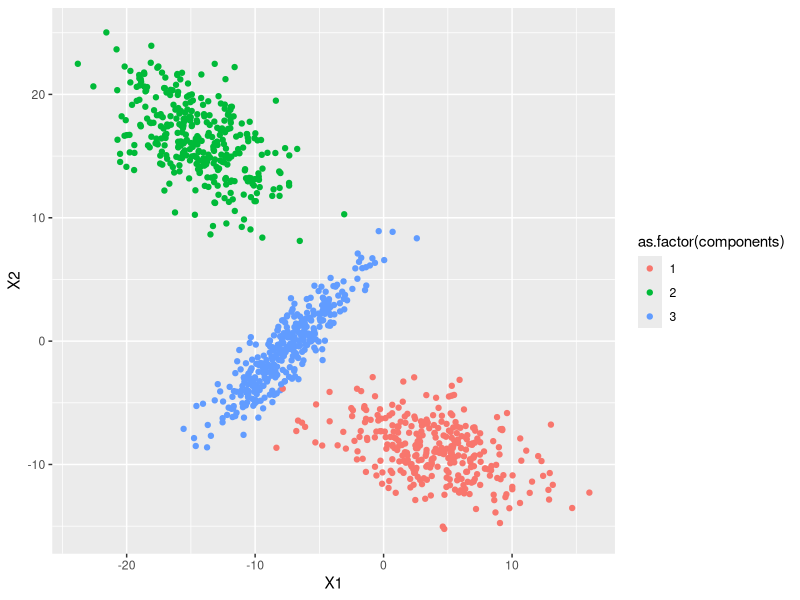

Reproduce this figure in R.
## ---- chunk 1
knitr::opts_chunk$set(echo = TRUE)

library(MASS)
library(ggplot2)
## ---- chunk 2
# functions: 

proj_u <- function(v, u, Sig) {
  vu <- as.numeric(crossprod(v, Sig %*% u))
  uu <- as.numeric(crossprod(u, Sig %*% u))
  p_v <- (vu / uu) * u
  return(p_v)
}

grahm_schimdt <- function(A, Sig) {
   # browser()
    n <- nrow(A)
    U <- matrix(0, n, n)
    E <- matrix(0, n, n)
    U[ , 1] <- A[ , 1]
    E[ , 1] <- U[ , 1] / as.numeric(crossprod(U[ , 1], Sig %*% U[ , 1]))^.5
    
    for (j in 2:n) {
      U[ , j] <- A[ , j]
        for (k in (1:(j-1))) {
          U[ , j] <- U[ , j] - proj_u(A[ , j], U[ , k], Sig)
        }
      
      E[ , j] <- U[, j, drop = FALSE] / as.numeric(crossprod(U[ , j], Sig %*% U[ , j]))^.5
    }
      
    return(E)
}

sample_haar_orthogonal_matrix <- function(Sig) {
  d <- nrow(Sig)
  X <- X <- matrix(rnorm(d^2), d, d)
  U <- grahm_schimdt(X, Sig)
  
  return(U)
}


sample_mixture <- function(n, d, k, mean_list, variance_list, component_probs) {
  
  samples <- matrix(0, n, d)
  components <- sample(x = (1:k), size = n, replace = TRUE, prob = component_probs)
  
  for (i in (1:n)) {
    component_i <- components[i]
    mean_i <- mean_list[[component_i]]
    variance_i <- variance_list[[component_i]]
    sample_i <- mvrnorm(n = 1, mu = mean_i, variance_i)
    
    samples[i, ] <- sample_i
  }
  
  samples_df <- data.frame(samples)
  samples_df$components <- components
  
  return(samples_df)
}
## ---- chunk 3
# test grahm schmidt
z <- 3
A <- matrix(rnorm(z^2), z, z) 
Sig <- diag(z)

X <- grahm_schimdt(A, Sig)
crossprod(X)
## ---- chunk 4
# sampling:

# number of samples
n <- 1000
# dimension of data
d <- 3
# number of components in mixture
k <- 3
# component probabilities
component_probs <- c(rep(1/3, k))
# component means
mean_list <- vector(mode = "list", length = k)
# component covariance matrices
variance_list <- vector(mode = "list", length = k)

# populate mean and variance lists
for (i in (1:k)) {
  mean_i <- runif(n = d, min = -20, max = 20)
  variance_i <- crossprod(matrix(runif(n = d^2, min = -3, max = 3), d, d))
  
  mean_list[[i]] <- mean_i
  variance_list[[i]] <- variance_i
}

samples <- sample_mixture(n, d, k, mean_list, variance_list, component_probs)
## ---- chunk 5
# plotting:

samples_df <- data.frame(samples)
ggplot(samples_df) + geom_point(aes(x = X1, y = X2, color = as.factor(components)))
## ---- chunk 6
# compress: 

samples_df_compressed <- samples_df[, c(d, d+1)]
samples_df_compressed$components <- samples_df$components

for (i in (1:n)) {
  sample_i <- t(samples_df[i, (1:d)])
  component_i <- samples_df$components[i]
  
  sig_i <- variance_list[[component_i]]
  eigen_sig_i <- eigen(sig_i)
  V <- eigen_sig_i$vectors
  Lam_sqrt <- diag(sqrt(eigen_sig_i$values))
  sig_i_sqrt <- V %*% Lam_sqrt %*% t(V)
  
  samples_df_compressed[i, 1] <- crossprod(sig_i_sqrt %*% sample_i)
}

head(samples_df_compressed)
## ---- chunk 7
# Reconstruction
orthogonal_haar_samples <- vector(mode = "list", length = n)
for (i in (1:n)) {
  component_i <- samples_df_compressed$components[i]
  Sig_i <- variance_list[[component_i]]
  U_i <- sample_haar_orthogonal_matrix(Sig_i)
  orthogonal_haar_samples[[i]] <- U_i
}




